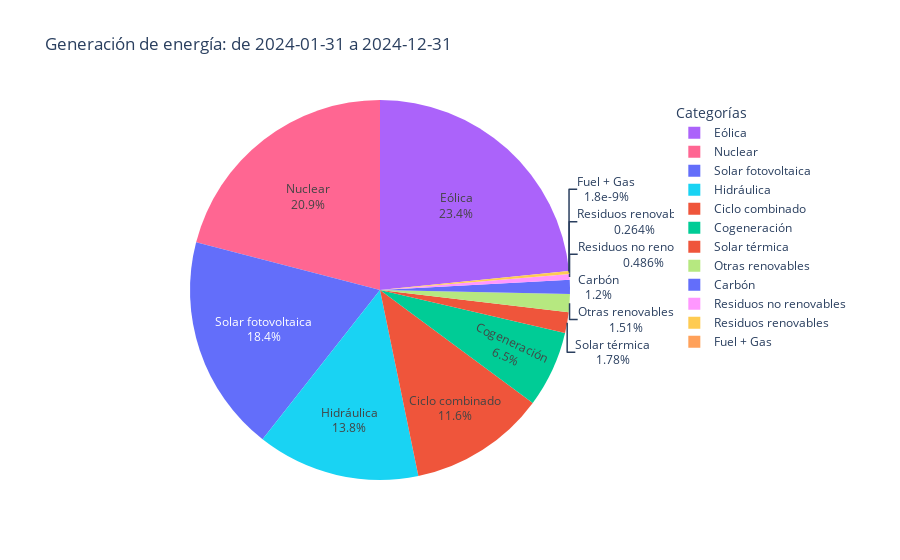

The notebook cell saved with this chart:
### Code cell
draw(df_generacion, 'pie', y='percentage', title=f'Generación de energía: de {start_date} a {end_date}', name_y='Energía generada MWh')

### Figure 1 — Plotly figure (JSON) as saved in the notebook; plotly's stock layout.template omitted (floating-point values rounded to 4 significant figures)
{"data": [{"customdata": [["Carbón"], ["Ciclo combinado"], ["Cogeneración"], ["Eólica"], ["Fuel + Gas"], ["Hidráulica"], ["Nuclear"], ["Otras renovables"], ["Residuos no renovables"], ["Residuos renovables"], ["Solar fotovoltaica"], ["Solar térmica"]], "domain": {"x": [0, 1], "y": [0, 1]}, "hoverinfo": "label+percent+value", "hovertemplate": "tech=%{customdata[0]}<br>Energía generada MWh=%{value}<extra></extra>", "labels": ["Carbón", "Ciclo combinado", "Cogeneración", "Eólica", "Fuel + Gas", "Hidráulica", "Nuclear", "Otras renovables", "Residuos no renovables", "Residuos renovables", "Solar fotovoltaica", "Solar térmica"], "legendgroup": "", "marker": {"colors": ["#636efa", "#EF553B", "#00cc96", "#ab63fa", "#FFA15A", "#19d3f3", "#FF6692", "#B6E880", "#FF97FF", "#FECB52", "#636efa", "#EF553B"]}, "name": "", "showlegend": true, "textinfo": "percent+label", "type": "pie", "values": [4.021, 39.06, 21.83, 78.62, 6.049e-09, 46.51, 70.38, 5.083, 1.632, 0.8883, 61.99, 5.983]}], "layout": {"legend": {"title": {"text": "Categorías"}, "tracegroupgap": 0}, "title": {"text": "Generación de energía: de 2024-01-31 a 2024-12-31"}}}
